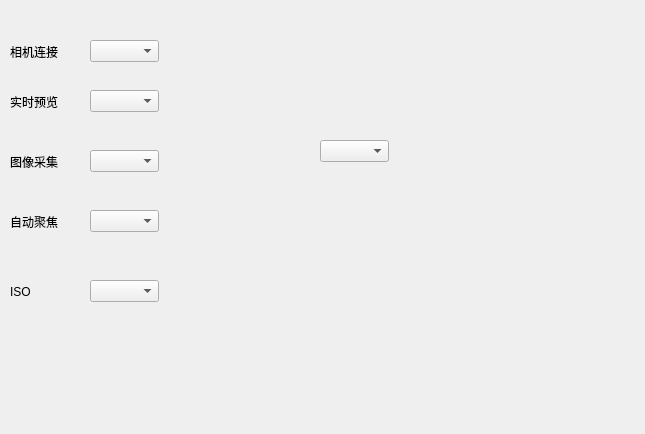
<?xml version="1.0" encoding="UTF-8"?>
<ui version="4.0">
 <class>Form</class>
 <widget class="QWidget" name="Form">
  <property name="geometry">
   <rect>
    <x>0</x>
    <y>0</y>
    <width>645</width>
    <height>434</height>
   </rect>
  </property>
  <property name="windowTitle">
   <string>Form</string>
  </property>
  <widget class="QComboBox" name="comboBoxcameraconnect">
   <property name="geometry">
    <rect>
     <x>90</x>
     <y>40</y>
     <width>69</width>
     <height>22</height>
    </rect>
   </property>
  </widget>
  <widget class="QComboBox" name="comboBoxpreview">
   <property name="geometry">
    <rect>
     <x>90</x>
     <y>90</y>
     <width>69</width>
     <height>22</height>
    </rect>
   </property>
  </widget>
  <widget class="QComboBox" name="comboBoxcapture">
   <property name="geometry">
    <rect>
     <x>90</x>
     <y>150</y>
     <width>69</width>
     <height>22</height>
    </rect>
   </property>
  </widget>
  <widget class="QComboBox" name="comboBoxautofocus">
   <property name="geometry">
    <rect>
     <x>90</x>
     <y>210</y>
     <width>69</width>
     <height>22</height>
    </rect>
   </property>
  </widget>
  <widget class="QComboBox" name="comboBoxiso">
   <property name="geometry">
    <rect>
     <x>90</x>
     <y>280</y>
     <width>69</width>
     <height>22</height>
    </rect>
   </property>
  </widget>
  <widget class="QLabel" name="labelcameraconnect">
   <property name="geometry">
    <rect>
     <x>10</x>
     <y>42</y>
     <width>54</width>
     <height>20</height>
    </rect>
   </property>
   <property name="text">
    <string>相机连接</string>
   </property>
  </widget>
  <widget class="QLabel" name="labelpreview">
   <property name="geometry">
    <rect>
     <x>10</x>
     <y>92</y>
     <width>54</width>
     <height>20</height>
    </rect>
   </property>
   <property name="text">
    <string>实时预览</string>
   </property>
  </widget>
  <widget class="QLabel" name="labelcapture">
   <property name="geometry">
    <rect>
     <x>10</x>
     <y>152</y>
     <width>54</width>
     <height>20</height>
    </rect>
   </property>
   <property name="text">
    <string>图像采集</string>
   </property>
  </widget>
  <widget class="QLabel" name="labelautofocus">
   <property name="geometry">
    <rect>
     <x>10</x>
     <y>212</y>
     <width>54</width>
     <height>20</height>
    </rect>
   </property>
   <property name="text">
    <string>自动聚焦</string>
   </property>
  </widget>
  <widget class="QLabel" name="labeliso">
   <property name="geometry">
    <rect>
     <x>10</x>
     <y>282</y>
     <width>54</width>
     <height>20</height>
    </rect>
   </property>
   <property name="text">
    <string>ISO</string>
   </property>
  </widget>
  <widget class="QComboBox" name="comboBox">
   <property name="geometry">
    <rect>
     <x>320</x>
     <y>140</y>
     <width>69</width>
     <height>22</height>
    </rect>
   </property>
  </widget>
 </widget>
 <resources/>
 <connections/>
</ui>
